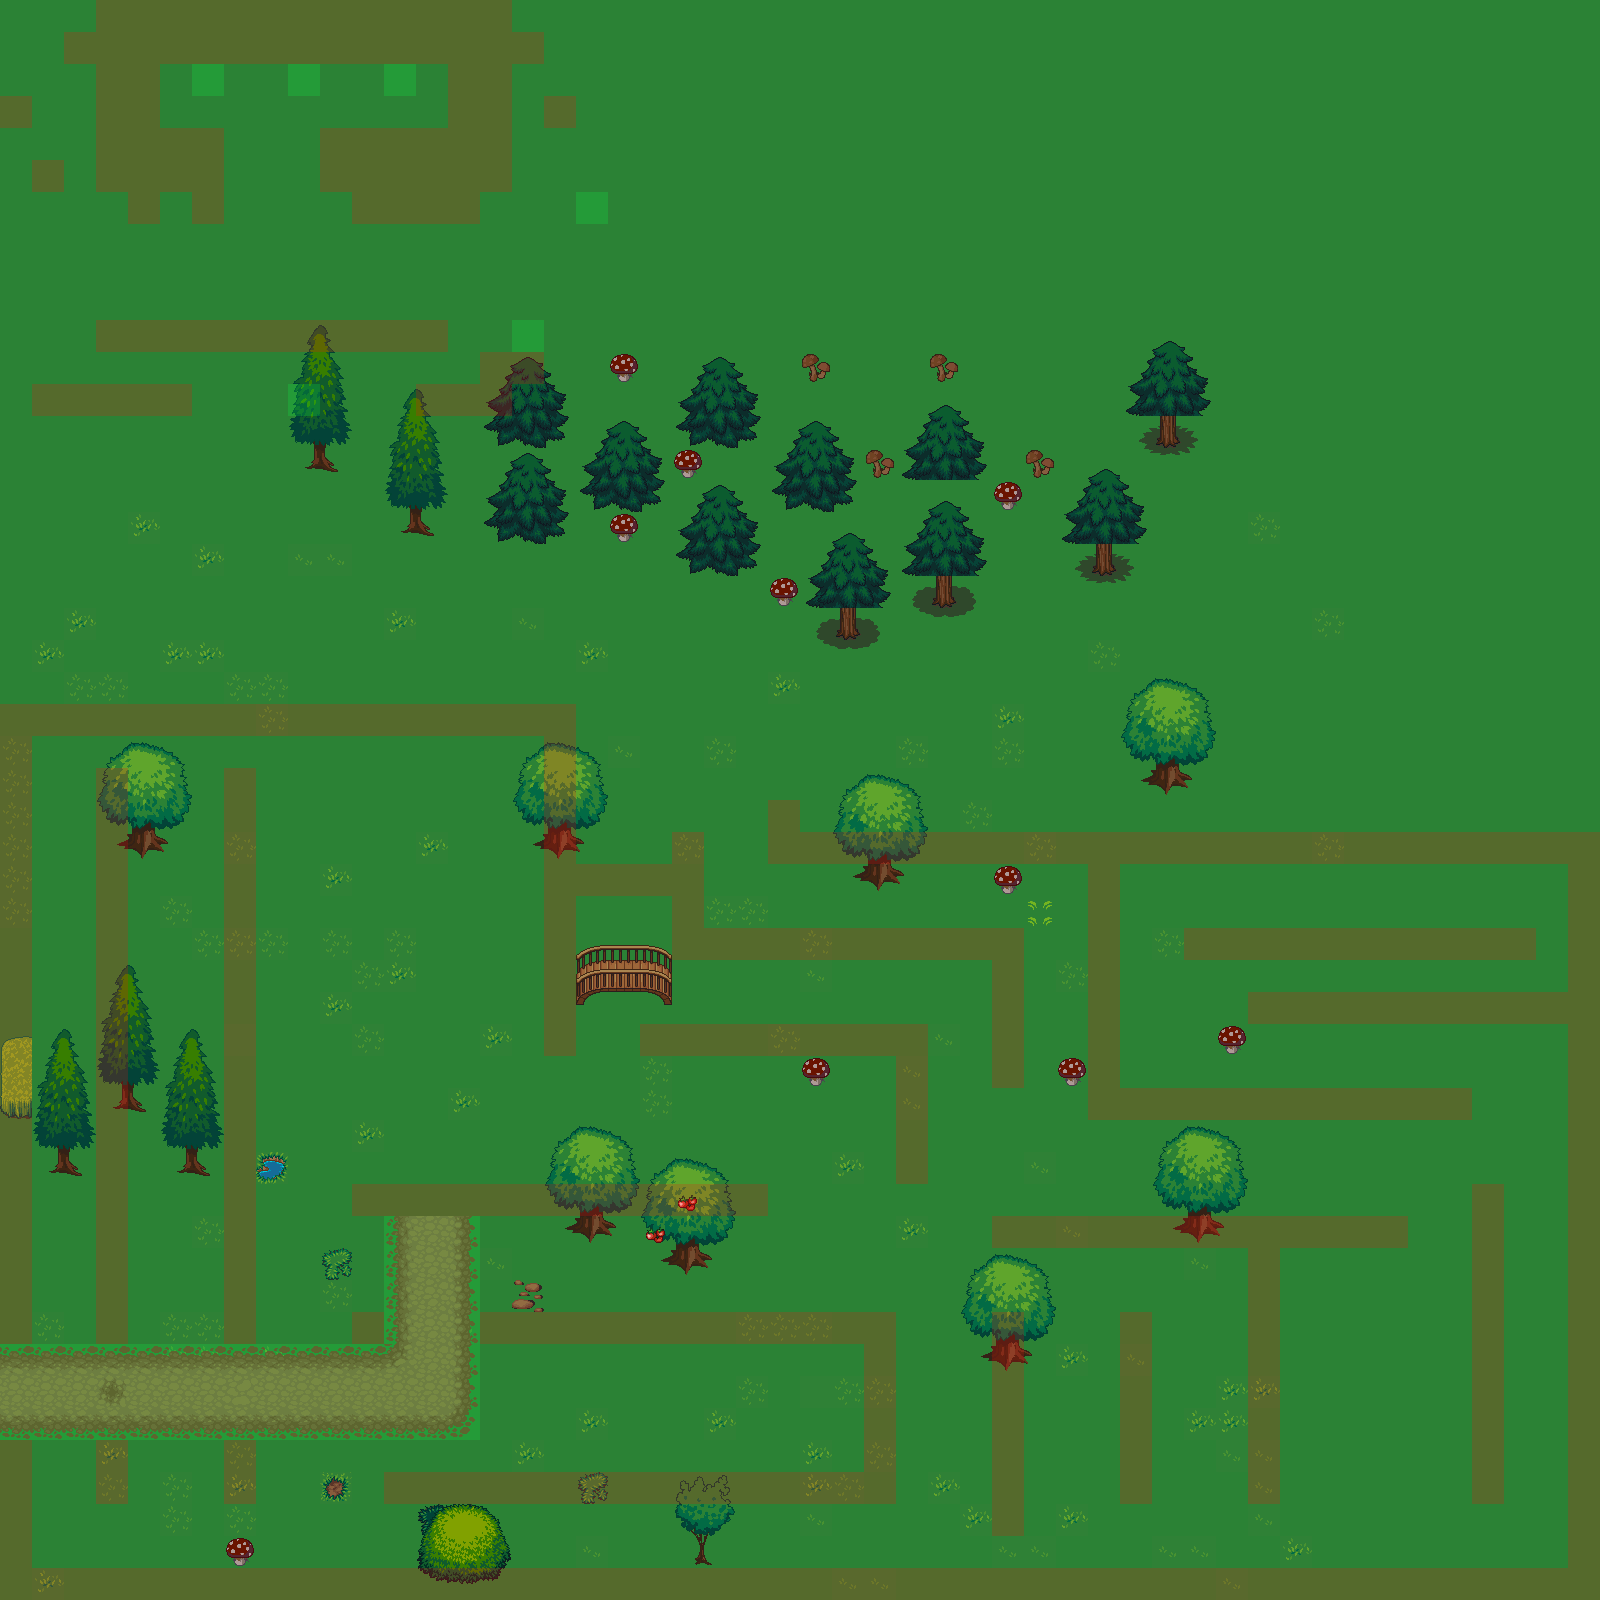

The image is a tile-based game level rendered from a .tmx file. Its description and source (layers, tilesets, objects; grid data summarised) follow:
An orthogonal 50x50 tile map with 32x32 px tiles, 6 tile layers (Background, npc, Foreground, Road, ...), 2 tilesets and 1 object (SpawnPoint).

<map version="1.0" orientation="orthogonal" width="50" height="50" tilewidth="32" tileheight="32">
 <tileset firstgid="1" name="meta_tiles" tilewidth="32" tileheight="32" spacing="1" margin="1">
  <image source="meta_tiles.png" width="67" height="34" />
  <tile id="0">
   <properties>
    <property name="Collidable" value="True" />
   </properties>
  </tile>
  <tile id="1">
   <properties>
    <property name="Collectable" value="True" />
   </properties>
  </tile>
 </tileset>
 <tileset firstgid="3" name="terrain_atlas" tilewidth="32" tileheight="32">
  <image source="terrain_atlas.png" width="1024" height="1024" />
 </tileset>
 <layer name="Background" width="50" height="50">
  <data>[2500 cells, 2500 non-empty, 6 distinct tile ids]</data>
 </layer>
 <layer name="npc" width="50" height="50">
  <data>[2500 cells, 62 non-empty, 12 distinct tile ids]</data>
 </layer>
 <layer name="Foreground" width="50" height="50">
  <data>[2500 cells, 311 non-empty, 83 distinct tile ids]</data>
 </layer>
 <layer name="Road" width="50" height="50">
  <data>[2500 cells, 60 non-empty, 11 distinct tile ids]</data>
 </layer>
 <layer name="Decorations" width="50" height="50">
  <data>[2500 cells, 2 non-empty, 1 distinct tile ids]</data>
 </layer>
 <layer name="Meta" width="50" height="50">
  <data>[2500 cells, 504 non-empty, 2 distinct tile ids]</data>
 </layer>
 <objectgroup name="Objects" width="50" height="50">
  <object name="SpawnPoint" x="16" y="1367" width="52" height="55" />
 </objectgroup>
</map>
